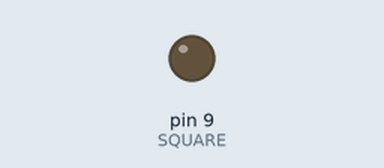
Simulated run of this sketch. Board: Arduino Uno, built with avr-gcc and run on an emulated ATmega328P. Shown: output pins drawn as LEDs (lit = HIGH).

Above: at 0.4 s.
At 43.0 s:
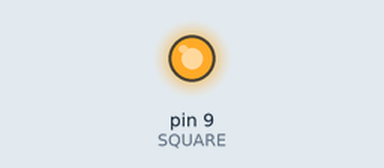
Timing chart, 0 to 43.7 s (numbered marks = the images above):
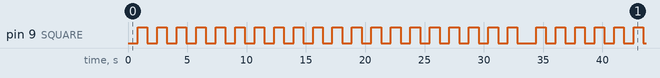

The sketch:

sketch_dec23a.ino
```cpp
// Square pin test
#define SQUARE 9
void setup() {
    pinMode(SQUARE,OUTPUT);
}
void loop() {
    static int i = 0;
    digitalWrite(SQUARE, (i/800)%2 ? HIGH : LOW);
    i++;
    delay(1);
}
```

Measured:
- by itself, pin 9 (SQUARE): repeats every 33.6 s: HIGH 0.82 s, LOW 1.6 s, 19 × (HIGH 0.82 s, LOW 0.82 s)
- by itself, everything shown: repeats every 27.0 s, in 32 steps
